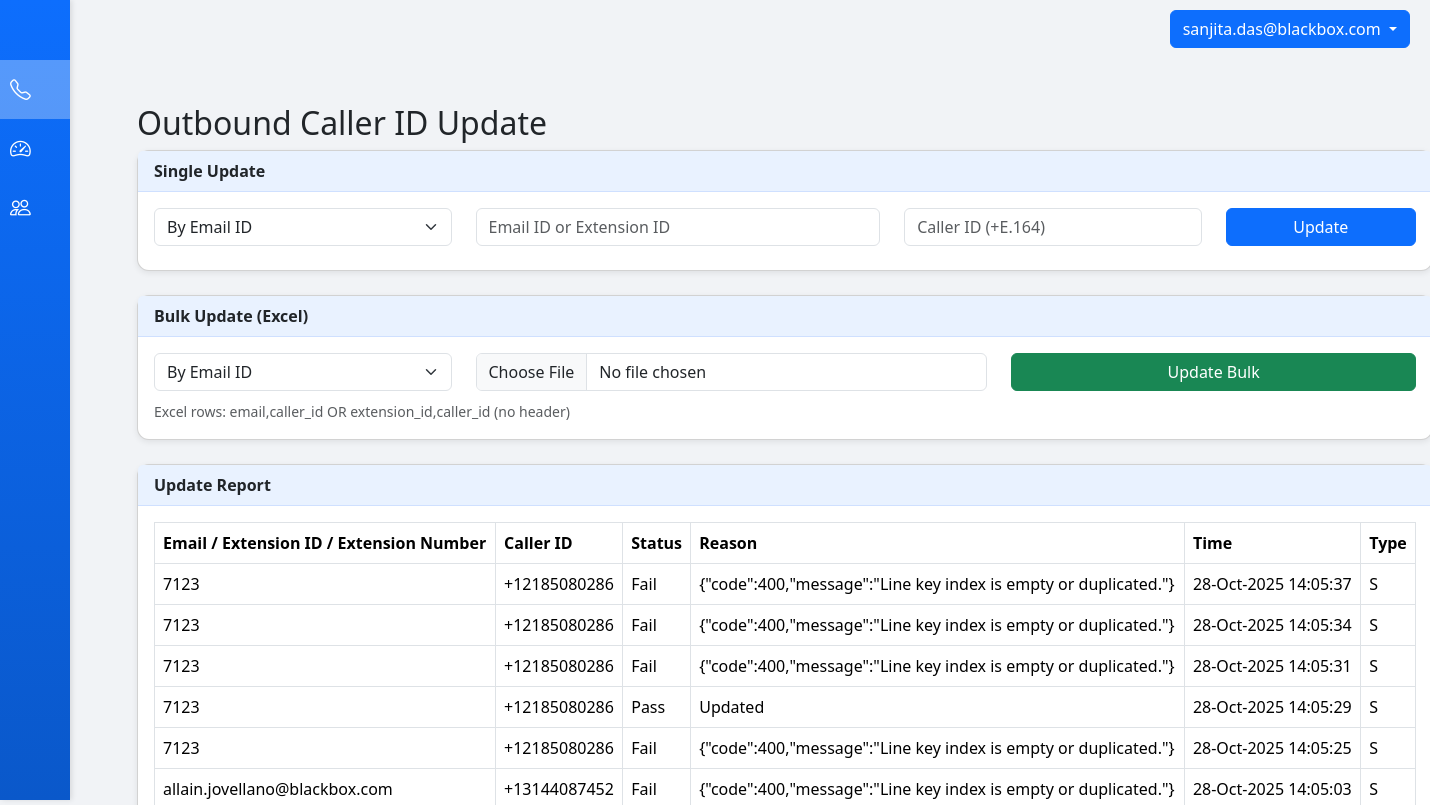
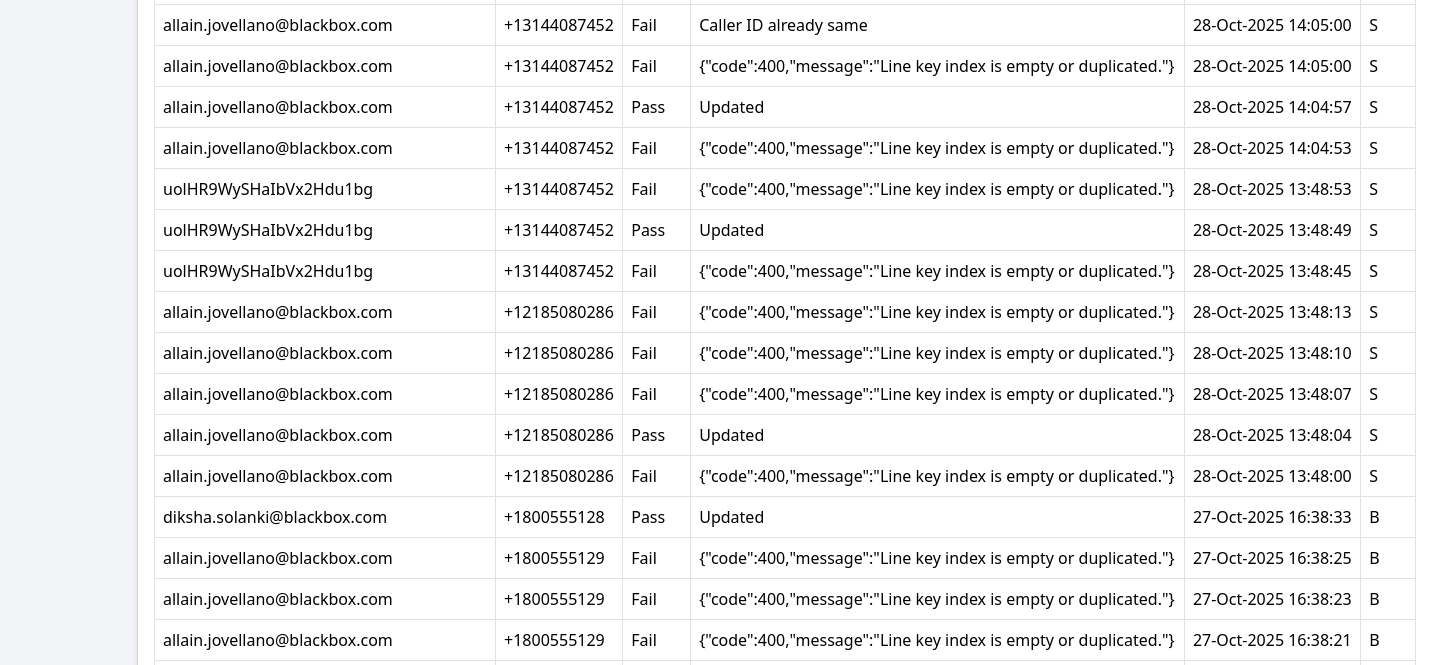
Page /index (signed in, upper part) on the earlier database version (2 pictures, top to bottom).
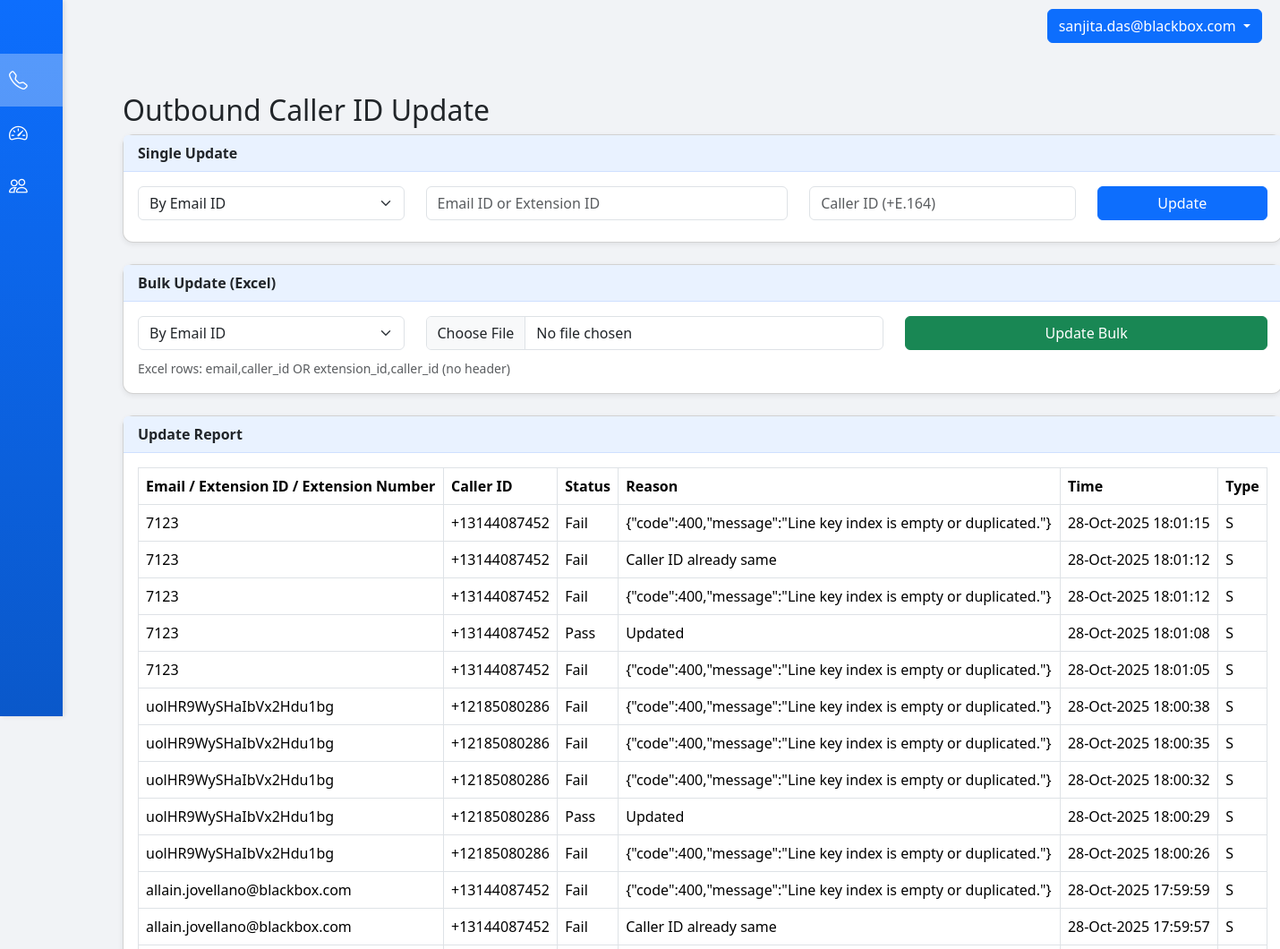
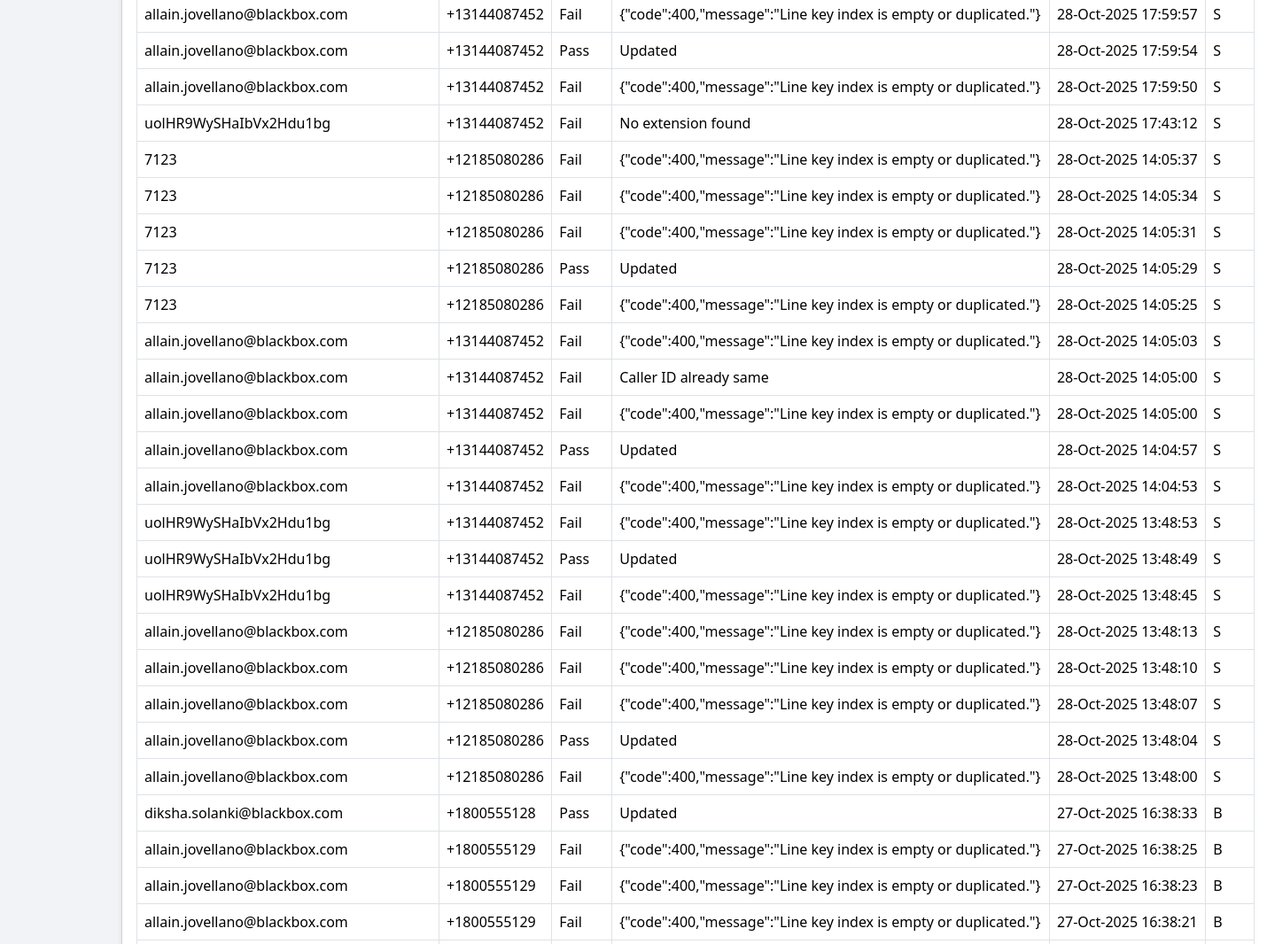
Same page on the later database version (2 pictures, top to bottom).
### tables this page shows
CREATE TABLE update_logs (
                        id INTEGER PRIMARY KEY AUTOINCREMENT,
                        email TEXT,
                        caller_id TEXT,
                        success INTEGER,
                        reason TEXT,
                        type TEXT,
                        timestamp DATETIME DEFAULT CURRENT_TIMESTAMP
                    , identifier TEXT);

### app.py (the view)
@app.route("/index")
@login_required()
def index():
    conn = get_db_connection()
    cutoff = (datetime.utcnow() - timedelta(days=30)).isoformat()
    rows = conn.execute("SELECT identifier, caller_id, success, reason, type, timestamp FROM update_logs WHERE timestamp >= ? ORDER BY id DESC", (cutoff,)).fetchall()
    conn.close()
    report = []
    for r in rows:
        report.append({
            "email": r["identifier"],
            "caller_id": r["caller_id"],
            "success": bool(r["success"]),
            "reason": r["reason"],
            "type": r["type"],
            "time": datetime.fromisoformat(r["timestamp"]).strftime("%d-%b-%Y %H:%M:%S")
        })
    return render_template("index.html", report=report)

### app.py (called while the page is built)
def get_db_connection():
    conn = sqlite3.connect(DB_PATH)
    conn.row_factory = sqlite3.Row
    return conn

def login_required(role=None):
    def wrapper(fn):
        @wraps(fn)
        def decorated(*args, **kwargs):
            if "email" not in session:
                return redirect(url_for("login"))
            if role and session.get("role") != role:
                flash("Access denied", "danger")
                return redirect(url_for("login"))
            return fn(*args, **kwargs)
        return decorated
    return wrapper

### templates/index.html (shortened to what this page needs)
{% extends "base.html" %}
{% block content %}
<div class="container mt-4">
  <h2>Outbound Caller ID Update</h2>
  <div class="card mb-4">
    <div class="card-header">Single Update</div>
    <div class="card-body">
      <form id="singleUpdateForm">
        <div class="row">
          <div class="col-md-3 mb-2">
            <select class="form-select" name="update_type" id="singleUpdateType">
              <option value="email" selected>By Email ID</option>
            </select>
          </div>
          <div class="col-md-4 mb-2">
            <input type="text" class="form-control" name="identifier" id="singleIdentifier" placeholder="Email ID or Extension ID" required>
          </div>
          <div class="col-md-3 mb-2">
            <input type="text" class="form-control" name="caller_id" placeholder="Caller ID (+E.164)" required>
          </div>
          <div class="col-md-2">
            <button type="submit" class="btn btn-primary w-100">Update</button>
          </div>
        </div>
      </form>
    </div>
  </div>
  <div class="card mb-4">
    <div class="card-header">Bulk Update (Excel)</div>
    <div class="card-body">
      <form id="bulkUpdateForm" enctype="multipart/form-data">
        <div class="row">
          <div class="col-md-3 mb-2">
            <select class="form-select" name="update_type" id="bulkUpdateType">
              <option value="email" selected>By Email ID</option>
            </select>
          </div>
          <div class="col-md-5 mb-2">
            <input type="file" class="form-control" name="excel_file" accept=".xlsx" required>
          </div>
          <div class="col-md-4">
            <button type="submit" class="btn btn-success w-100">Update Bulk</button>
          </div>
        </div>
        <small class="text-muted">Excel rows: email,caller_id OR extension_id,caller_id (no header)</small>
      </form>
    </div>
  </div>
  <div class="card">
    <div class="card-header">Update Report</div>
    <div class="card-body">
      <table class="table table-bordered" id="reportTable">
        <thead>
          <tr>
            <th>Email / Extension ID / Extension Number</th>
            <th>Caller ID</th>
            <th>Status</th>
            <th>Reason</th>
            <th>Time</th>
            <th>Type</th>
          </tr>
        </thead>
        <tbody>
          {% for u in report %}
          <tr>
            <td>{{ u.email or u.extension_id }}</td>
            <td>{{ u.caller_id }}</td>
            <td>{{ 'Pass' if u.success else 'Fail' }}</td>
            <td>{{ u.reason }}</td>
            <td>{{ u.time }}</td>
            <td>{{ u.type }}</td>
          </tr>
          {% endfor %}
        </tbody>
      </table>
    </div>
  </div>
</div>
{% endblock %}

Differences in the rows shown:
added update_logs: identifier "7123", caller_id "+13144087452", success "Fail", reason "{\"code\":400,\"message\":\"Line key index is empty or duplicated.\"}", time "28-Oct-2025 18:01:15", type "S"
added update_logs: identifier "7123", caller_id "+13144087452", success "Fail", reason "Caller ID already same", time "28-Oct-2025 18:01:12", type "S"
added update_logs: identifier "7123", caller_id "+13144087452", success "Fail", reason "{\"code\":400,\"message\":\"Line key index is empty or duplicated.\"}", time "28-Oct-2025 18:01:12", type "S"
added update_logs: identifier "7123", caller_id "+13144087452", success "Pass", reason "Updated", time "28-Oct-2025 18:01:08", type "S"
added update_logs: identifier "7123", caller_id "+13144087452", success "Fail", reason "{\"code\":400,\"message\":\"Line key index is empty or duplicated.\"}", time "28-Oct-2025 18:01:05", type "S"
added update_logs: identifier "uolHR9WySHaIbVx2Hdu1bg", caller_id "+12185080286", success "Fail", reason "{\"code\":400,\"message\":\"Line key index is empty or duplicated.\"}", time "28-Oct-2025 18:00:38", type "S"
added update_logs: identifier "uolHR9WySHaIbVx2Hdu1bg", caller_id "+12185080286", success "Fail", reason "{\"code\":400,\"message\":\"Line key index is empty or duplicated.\"}", time "28-Oct-2025 18:00:35", type "S"
added update_logs: identifier "uolHR9WySHaIbVx2Hdu1bg", caller_id "+12185080286", success "Fail", reason "{\"code\":400,\"message\":\"Line key index is empty or duplicated.\"}", time "28-Oct-2025 18:00:32", type "S"
added update_logs: identifier "uolHR9WySHaIbVx2Hdu1bg", caller_id "+12185080286", success "Pass", reason "Updated", time "28-Oct-2025 18:00:29", type "S"
added update_logs: identifier "uolHR9WySHaIbVx2Hdu1bg", caller_id "+12185080286", success "Fail", reason "{\"code\":400,\"message\":\"Line key index is empty or duplicated.\"}", time "28-Oct-2025 18:00:26", type "S"
added update_logs: identifier "allain.jovellano@blackbox.com", caller_id "+13144087452", success "Fail", reason "{\"code\":400,\"message\":\"Line key index is empty or duplicated.\"}", time "28-Oct-2025 17:59:59", type "S"
added update_logs: identifier "allain.jovellano@blackbox.com", caller_id "+13144087452", success "Fail", reason "Caller ID already same", time "28-Oct-2025 17:59:57", type "S"
added update_logs: identifier "allain.jovellano@blackbox.com", caller_id "+13144087452", success "Fail", reason "{\"code\":400,\"message\":\"Line key index is empty or duplicated.\"}", time "28-Oct-2025 17:59:57", type "S"
added update_logs: identifier "allain.jovellano@blackbox.com", caller_id "+13144087452", success "Pass", reason "Updated", time "28-Oct-2025 17:59:54", type "S"
added update_logs: identifier "allain.jovellano@blackbox.com", caller_id "+13144087452", success "Fail", reason "{\"code\":400,\"message\":\"Line key index is empty or duplicated.\"}", time "28-Oct-2025 17:59:50", type "S"
added update_logs: identifier "uolHR9WySHaIbVx2Hdu1bg", caller_id "+13144087452", success "Fail", reason "No extension found", time "28-Oct-2025 17:43:12", type "S"
